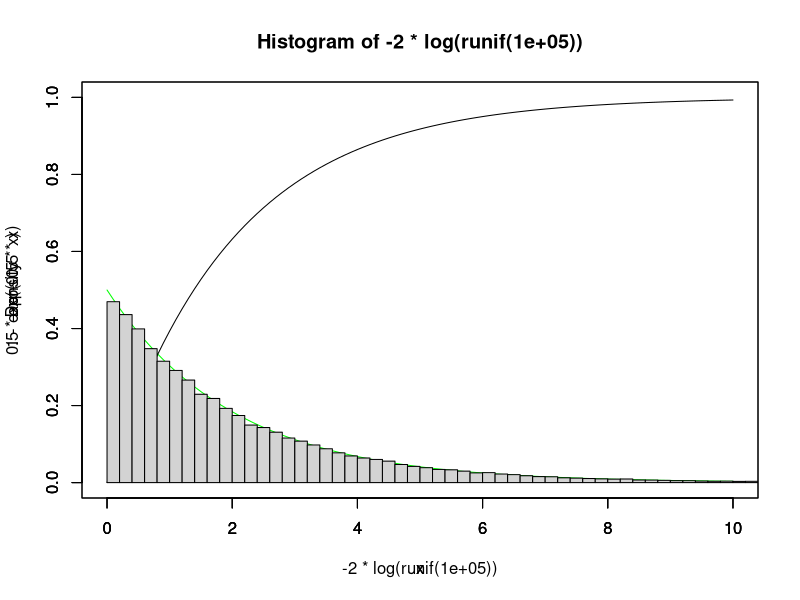
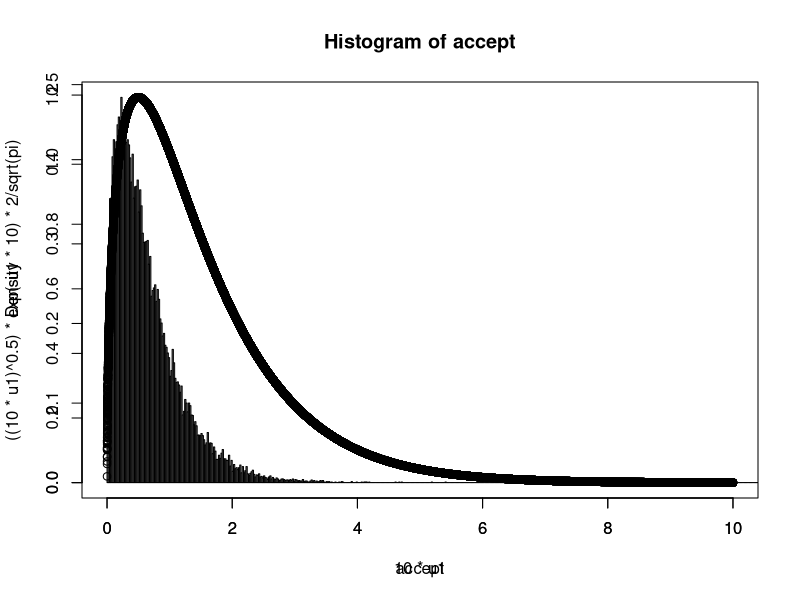

Write the R code that produced these figures, in order.
# Title     : TODO
# Objective : TODO
# Created by: SCDX
# Created on: 2020/9/30

# 复合法
select = function() {
  u1 = runif(1)
  u2 = runif(1)
  x = 0
  if (u1 < 0.5) {
    x = floor(10 * u2) + 1
  }else {
    x = floor(5 * u2) + 6
  }
  return(x)
}

array = c()
for (i in 1:10000) {
  array[i] = select()
}
table(array) / 10000


# 指数分布抽样
# lamda=0.5
curve(0.5 * exp(-0.5 * x), 0, 10, ylim = c(0, 1), col = 'green')
par(new = T)
curve(1 - exp(-0.5 * x), 0, 10, ylim = c(0, 1))
par(new = T)
hist(-2 * log(runif(100000)), freq = F, xlim = c(0, 10), ylim = c(0, 1), breaks = 100)


#
u1 = runif(100000)
u2 = runif(100000)
k = 2 * sqrt(pi)
y = (-3 / 2) * log(u1)
c = (3^1.5) / (2 * pi * exp(1))^0.5
accept = y[u2 <= k * ((y^0.5) * exp(-y) / c * (2 / 3) * exp(-2 * y / 3))]
hist(accept, freq = F, xlim = c(0, 10), breaks = seq(0, 100, 0.02))
par(new = T)
plot(10 * u1, ((10 * u1)^0.5) * exp(-u1 * 10) * 2 / sqrt(pi))
